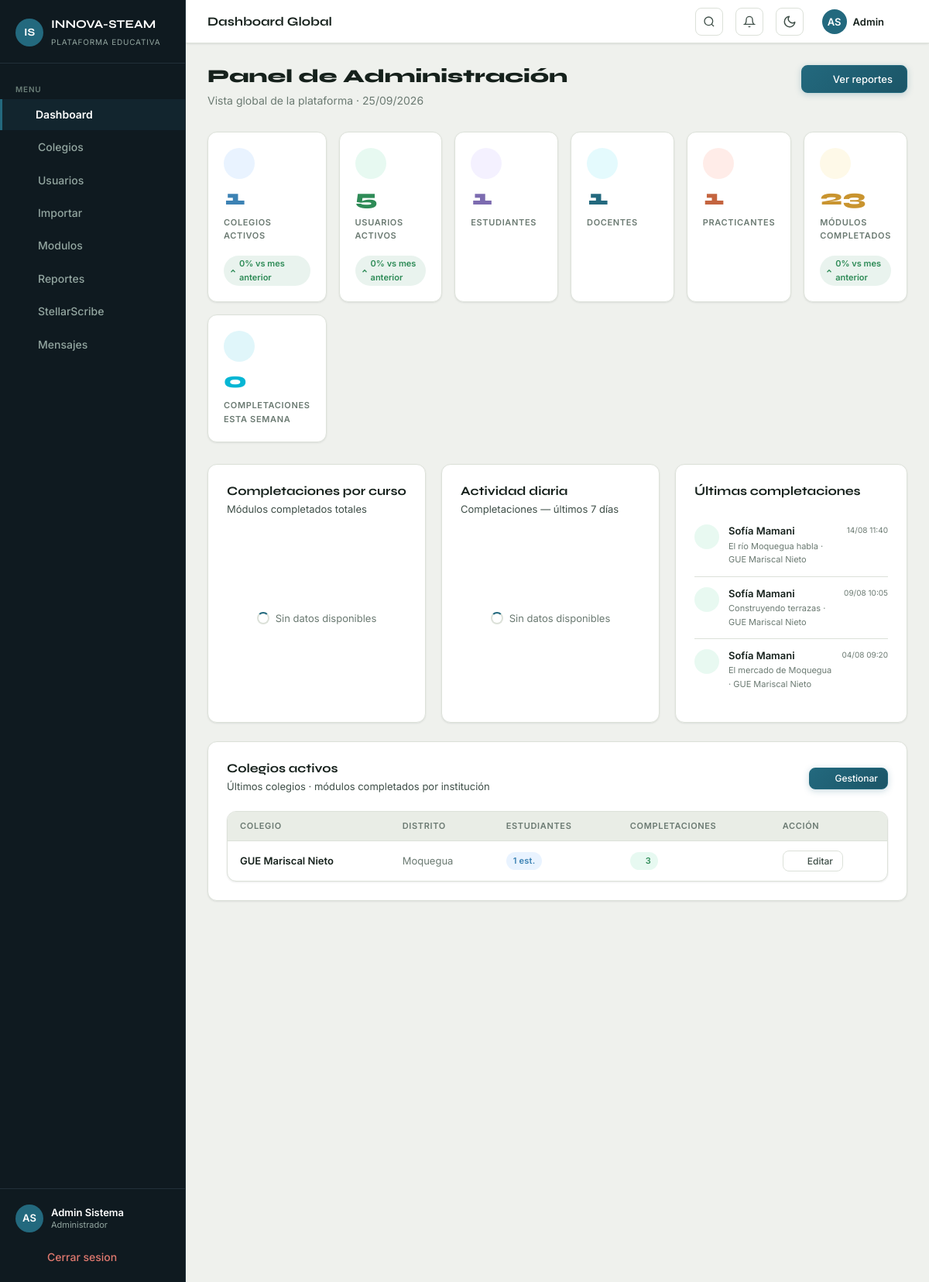
Page /admin/index.php (signed in) on the committed database.
### tables this page shows
CREATE TABLE progreso_estudiante (
  id              INT UNSIGNED AUTO_INCREMENT PRIMARY KEY,
  estudiante_id   INT UNSIGNED NOT NULL,
  modulo_id       INT UNSIGNED NOT NULL,
  paso_actual     TINYINT      NOT NULL DEFAULT 1,
  estrellas_quiz  TINYINT      NOT NULL DEFAULT 0,
  intentos_quiz   TINYINT      NOT NULL DEFAULT 0,
  completado      TINYINT(1)   NOT NULL DEFAULT 0,
  completado_en   TIMESTAMP    NULL,
  UNIQUE KEY uk_progreso (estudiante_id, modulo_id),
  CONSTRAINT fk_prog_estudiante FOREIGN KEY (estudiante_id) REFERENCES usuarios(id) ON DELETE CASCADE,
  CONSTRAINT fk_prog_modulo     FOREIGN KEY (modulo_id)     REFERENCES modulos(id)  ON DELETE CASCADE
);

CREATE TABLE usuarios (
  id              INT UNSIGNED AUTO_INCREMENT PRIMARY KEY,
  nombre          VARCHAR(100) NOT NULL,
  apellido        VARCHAR(100) NOT NULL,
  email           VARCHAR(180) UNIQUE,
  codigo_acceso   VARCHAR(30)  UNIQUE,
  password_hash   VARCHAR(255) NOT NULL,
  rol             ENUM('admin','admin_colegio','docente','practicante','estudiante') NOT NULL,
  colegio_id      INT UNSIGNED,
  universidad     VARCHAR(200),
  telefono_tutor  VARCHAR(30),
  activo          TINYINT(1)   NOT NULL DEFAULT 1,
  created_at      TIMESTAMP    NOT NULL DEFAULT CURRENT_TIMESTAMP,
  CONSTRAINT fk_usuarios_colegio FOREIGN KEY (colegio_id) REFERENCES colegios(id) ON DELETE SET NULL
);

CREATE TABLE modulos (
  id                  INT UNSIGNED AUTO_INCREMENT PRIMARY KEY,
  curso_id            INT UNSIGNED NOT NULL,
  titulo              VARCHAR(200) NOT NULL,
  descripcion         TEXT,
  grado_ciclo         ENUM('ciclo_v','ambos') NOT NULL DEFAULT 'ciclo_v',
  minutos_estimados   INT          NOT NULL DEFAULT 45,
  orden               INT          NOT NULL DEFAULT 0,
  activo              TINYINT(1)   NOT NULL DEFAULT 1,
  created_at          TIMESTAMP    NOT NULL DEFAULT CURRENT_TIMESTAMP,
  CONSTRAINT fk_modulos_curso FOREIGN KEY (curso_id) REFERENCES cursos(id) ON DELETE CASCADE
);

CREATE TABLE colegios (
  id          INT UNSIGNED AUTO_INCREMENT PRIMARY KEY,
  nombre      VARCHAR(200)  NOT NULL,
  distrito    VARCHAR(100)  NOT NULL,
  ugel_codigo VARCHAR(30)   NOT NULL,
  director    VARCHAR(150),
  telefono    VARCHAR(30),
  activo      TINYINT(1)    NOT NULL DEFAULT 1,
  created_at  TIMESTAMP     NOT NULL DEFAULT CURRENT_TIMESTAMP
);

### includes/config.php (called while the page is built, shortened)
<?php
function sanitize(string $val): string
{
    return htmlspecialchars(trim($val), ENT_QUOTES, 'UTF-8');
}

### admin/index.php (the view, shortened to what this page needs)
<?php
require_once __DIR__ . '/../includes/config.php';
$pdo = getDB();
$porRol = [];
$totalUsuarios = 0;
foreach ($pdo->query("SELECT rol, COUNT(*) AS n FROM usuarios WHERE activo=1 GROUP BY rol") as $fila) {
    $porRol[$fila['rol']] = (int)$fila['n'];
    $totalUsuarios += (int)$fila['n'];
}
$stats = [
    'colegios'     => (int)$pdo->query("SELECT COUNT(*) FROM colegios WHERE activo=1")->fetchColumn(),
    'usuarios'     => $totalUsuarios,
    'estudiantes'  => $porRol['estudiante']  ?? 0,
    'docentes'     => $porRol['docente']     ?? 0,
    'practicantes' => $porRol['practicante'] ?? 0,
    'completados'  => (int)$pdo->query("SELECT COUNT(*) FROM progreso_estudiante WHERE completado=1")->fetchColumn(),
];
$prev = [
    'colegios'     => (int)$pdo->query("SELECT COUNT(*) FROM colegios WHERE activo=1 AND created_at < DATE_SUB(NOW(), INTERVAL 30 DAY)")->fetchColumn(),
    'usuarios'     => (int)$pdo->query("SELECT COUNT(*) FROM usuarios WHERE activo=1 AND created_at < DATE_SUB(NOW(), INTERVAL 30 DAY)")->fetchColumn(),
    'completados'  => (int)$pdo->query("SELECT COUNT(*) FROM progreso_estudiante WHERE completado=1 AND completado_en < DATE_SUB(NOW(), INTERVAL 30 DAY)")->fetchColumn(),
];
function trendPct(int $curr, int $prev): array {
    $pct = round(($curr - $prev) / $prev * 100);
    return ['pct' => abs($pct), 'dir' => $pct >= 0 ? 'up' : 'down'];
}
$tColegios    = trendPct($stats['colegios'],    $prev['colegios']);
$tUsuarios    = trendPct($stats['usuarios'],    $prev['usuarios']);
$tCompletados = trendPct($stats['completados'], $prev['completados']);
$actividad = $pdo->query("
    SELECT u.nombre, u.apellido, m.titulo AS modulo, c.nombre AS colegio,
           pe.completado_en
    FROM progreso_estudiante pe
    JOIN usuarios u ON u.id = pe.estudiante_id
    JOIN modulos m ON m.id = pe.modulo_id
    JOIN estudiante_aula ea ON ea.estudiante_id = pe.estudiante_id
    JOIN aulas a ON a.id = ea.aula_id
    JOIN colegios c ON c.id = a.colegio_id
    WHERE pe.completado = 1
    ORDER BY pe.completado_en DESC
    LIMIT 8
")->fetchAll();
$stats['esta_semana'] = (int)$pdo->query("SELECT COUNT(*) FROM progreso_estudiante WHERE completado=1 AND completado_en >= DATE_SUB(NOW(), INTERVAL 7 DAY)")->fetchColumn();
$colegiosRecientes = $pdo->query("
    SELECT col.*,
           COUNT(DISTINCT u.id)   AS total_estudiantes,
           COUNT(DISTINCT pe.id)  AS total_completados
    FROM colegios col
    LEFT JOIN aulas a ON a.colegio_id = col.id
    LEFT JOIN estudiante_aula ea ON ea.aula_id = a.id
    LEFT JOIN usuarios u ON u.id = ea.estudiante_id AND u.rol='estudiante'
    LEFT JOIN progreso_estudiante pe ON pe.estudiante_id = u.id AND pe.completado = 1
    WHERE col.activo = 1
    GROUP BY col.id
    ORDER BY col.created_at DESC
    LIMIT 6
")->fetchAll();
require_once __DIR__ . '/../includes/header.php';
?>
<div class="page-action-header">
  <div>
    <h1 class="page-title">Panel de Administración</h1>
    <p class="page-subtitle">Vista global de la plataforma · <?= date('d/m/Y') ?></p>
  </div>
  <a href="<?= BASE_URL ?>/admin/reportes.php" class="btn btn-primary">
    <i data-lucide="bar-chart-2" style="width:16px;height:16px"></i>
    Ver reportes
  </a>
</div>
<div class="stats-grid-6">
  <div class="stat-card">
    <div class="stat-icon" style="background:rgba(74,158,255,.12);color:var(--blue)">
      <i data-lucide="building-2" style="width:22px;height:22px"></i>
    </div>
    <div class="stat-value" style="color:var(--blue)"><?= $stats['colegios'] ?></div>
    <div class="stat-label">Colegios activos</div>
    <?php if ($tColegios['pct'] !== null): ?>
    <span class="stat-trend <?= $tColegios['dir'] ?>">
      <?php if ($tColegios['dir'] === 'up'): ?>
      <svg viewBox="0 0 24 24" fill="none" stroke="currentColor" stroke-width="3"><polyline points="18 15 12 9 6 15"/></svg>
      <?php else: ?>
      <svg viewBox="0 0 24 24" fill="none" stroke="currentColor" stroke-width="3"><polyline points="6 9 12 15 18 9"/></svg>
      <?php endif; ?>
      <?= $tColegios['pct'] ?>% vs mes anterior
    </span>
    <?php endif; ?>
  </div>
  <div class="stat-card">
    <div class="stat-icon" style="background:rgba(62,207,142,.12);color:var(--green)">
      <i data-lucide="users" style="width:22px;height:22px"></i>
    </div>
    <div class="stat-value" style="color:var(--green)"><?= $stats['usuarios'] ?></div>
    <div class="stat-label">Usuarios activos</div>
    <?php if ($tUsuarios['pct'] !== null): ?>
    <span class="stat-trend <?= $tUsuarios['dir'] ?>">
      <?php if ($tUsuarios['dir'] === 'up'): ?>
      <svg viewBox="0 0 24 24" fill="none" stroke="currentColor" stroke-width="3"><polyline points="18 15 12 9 6 15"/></svg>
      <?php else: ?>
      <svg viewBox="0 0 24 24" fill="none" stroke="currentColor" stroke-width="3"><polyline points="6 9 12 15 18 9"/></svg>
      <?php endif; ?>
      <?= $tUsuarios['pct'] ?>% vs mes anterior
    </span>
    <?php endif; ?>
  </div>
  <div class="stat-card">
    <div class="stat-icon" style="background:rgba(167,139,250,.12);color:var(--purple)">
      <i data-lucide="graduation-cap" style="width:22px;height:22px"></i>
    </div>
    <div class="stat-value" style="color:var(--purple)"><?= $stats['estudiantes'] ?></div>
    <div class="stat-label">Estudiantes</div>
  </div>
  <div class="stat-card">
    <div class="stat-icon" style="background:rgba(34,211,238,.12);color:var(--teal)">
      <i data-lucide="user-check" style="width:22px;height:22px"></i>
    </div>
    <div class="stat-value" style="color:var(--teal)"><?= $stats['docentes'] ?></div>
    <div class="stat-label">Docentes</div>
  </div>
  <div class="stat-card">
    <div class="stat-icon" style="background:rgba(251,99,64,.12);color:var(--coral)">
      <i data-lucide="book-open" style="width:22px;height:22px"></i>
    </div>
    <div class="stat-value" style="color:var(--coral)"><?= $stats['practicantes'] ?></div>
    <div class="stat-label">Practicantes</div>
  </div>
  <div class="stat-card">
    <div class="stat-icon" style="background:rgba(245,200,66,.12);color:var(--gold)">
      <i data-lucide="check-circle-2" style="width:22px;height:22px"></i>
    </div>
    <div class="stat-value" style="color:var(--gold)"><?= $stats['completados'] ?></div>
    <div class="stat-label">Módulos completados</div>
    <?php if ($tCompletados['pct'] !== null): ?>
    <span class="stat-trend <?= $tCompletados['dir'] ?>">
      <?php if ($tCompletados['dir'] === 'up'): ?>
      <svg viewBox="0 0 24 24" fill="none" stroke="currentColor" stroke-width="3"><polyline points="18 15 12 9 6 15"/></svg>
      <?php else: ?>
      <svg viewBox="0 0 24 24" fill="none" stroke="currentColor" stroke-width="3"><polyline points="6 9 12 15 18 9"/></svg>
      <?php endif; ?>
      <?= $tCompletados['pct'] ?>% vs mes anterior
    </span>
    <?php endif; ?>
  </div>
  <div class="stat-card" style="grid-column:span 1">
    <div class="stat-icon" style="background:rgba(6,182,212,.12);color:#06b6d4">
      <i data-lucide="zap" style="width:22px;height:22px"></i>
    </div>
    <div class="stat-value" style="color:#06b6d4"><?= $stats['esta_semana'] ?></div>
    <div class="stat-label">Completaciones esta semana</div>
  </div>
</div>
<div style="display:grid;grid-template-columns:1fr 1fr 300px;gap:20px;margin-bottom:24px">
  <div class="card">
    <div class="card-header">
      <div>
        <h2 class="card-title">Completaciones por curso</h2>
        <p class="card-subtitle">Módulos completados totales</p>
      </div>
    </div>
    <div class="chart-container" style="height:220px;position:relative" id="wrap1">
      <div class="chart-loading" id="load1">Cargando...</div>
    </div>
  </div>
  <div class="card">
    <div class="card-header">
      <div>
        <h2 class="card-title">Actividad diaria</h2>
        <p class="card-subtitle">Completaciones — últimos 7 días</p>
      </div>
    </div>
    <div class="chart-container" style="height:220px;position:relative" id="wrap2">
      <div class="chart-loading" id="load2">Cargando...</div>
    </div>
  </div>
  <div class="card" style="min-width:0">
    <div class="card-header">
      <h2 class="card-title">Últimas completaciones</h2>
    </div>
    <?php if (empty($actividad)): ?>
    <p style="font-size:13px;color:var(--text-muted);padding:8px 0">Sin actividad reciente.</p>
    <?php else: ?>
    <div class="activity-feed">
      <?php foreach ($actividad as $a): ?>
      <div class="activity-item">
        <div class="activity-dot" style="background:rgba(62,207,142,.12);color:var(--green)">
          <i data-lucide="check-circle-2"></i>
        </div>
        <div class="activity-text">
          <div class="activity-title"><?= sanitize($a['nombre'] . ' ' . $a['apellido']) ?></div>
          <div class="activity-meta"><?= sanitize($a['modulo']) ?> · <?= sanitize($a['colegio']) ?></div>
        </div>
        <span style="font-size:10px;color:var(--text-muted);white-space:nowrap;flex-shrink:0">
          <?= isset($a['completado_en']) ? date('d/m H:i', strtotime($a['completado_en'])) : '' ?>
        </span>
      </div>
      <?php endforeach; ?>
    </div>
    <?php endif; ?>
  </div>
</div>
<div class="card mb-24">
  <div class="card-header">
    <div>
      <h2 class="card-title">Colegios activos</h2>
      <p class="card-subtitle">Últimos colegios · módulos completados por institución</p>
    </div>
    <a href="<?= BASE_URL ?>/admin/colegios.php" class="btn btn-primary btn-sm">
      <i data-lucide="settings" style="width:14px;height:14px"></i>
      Gestionar
    </a>
  </div>
  <div class="table-wrapper">
    <table>
      <thead>
        <tr>
          <th>Colegio</th>
          <th>Distrito</th>
          <th>Estudiantes</th>
          <th>Completaciones</th>
          <th>Acción</th>
        </tr>
      </thead>
      <tbody>
        <?php if (empty($colegiosRecientes)): ?>
        <tr><td colspan="5" style="text-align:center;padding:32px;color:var(--text-muted)">Sin colegios registrados</td></tr>
        <?php else: ?>
        <?php foreach ($colegiosRecientes as $col): ?>
        <tr>
          <td style="font-weight:600"><?= sanitize($col['nombre']) ?></td>
          <td style="color:var(--text-muted)"><?= sanitize($col['distrito']) ?></td>
          <td><span class="badge" style="background:rgba(74,158,255,.12);color:var(--blue)"><?= (int)$col['total_estudiantes'] ?> est.</span></td>
          <td>
            <span class="badge" style="background:rgba(62,207,142,.12);color:var(--green)">
              <i data-lucide="check" style="width:11px;height:11px"></i>
              <?= (int)$col['total_completados'] ?>
            </span>
          </td>
          <td>
            <a href="<?= BASE_URL ?>/admin/colegios.php?edit=<?= (int)$col['id'] ?>" class="btn btn-ghost btn-sm">
              <i data-lucide="pencil" style="width:13px;height:13px"></i>
              Editar
            </a>
          </td>
        </tr>
        <?php endforeach; ?>
        <?php endif; ?>
      </tbody>
    </table>
  </div>
</div>
<div style="display:grid;grid-template-columns:1fr 1fr;gap:20px;margin-bottom:24px">
</div>
<?php require_once __DIR__ . '/../includes/footer.php'; ?>

### assets/css/motion.css (style rules this page uses)
.reveal-ready [data-reveal] { opacity: 0; transform: translateY(14px); }
.reveal-ready [data-reveal].is-visible { opacity: 1; transform: none; transition: opacity .45s cubic-bezier(.22, 1, .36, 1), transform .45s cubic-bezier(.22, 1, .36, 1); transition-delay: var(--reveal-delay, 0ms); }
.stat-value, .ring-label, td.num, .tabular { font-variant-numeric: tabular-nums; }
.stat-card { position: relative; }
.stat-card::before { content: ''; position: absolute; top: 0; left: 0; right: 0; height: 2px; background: var(--accent); border-radius: var(--radius) var(--radius) 0 0; transform: scaleX(0); transform-origin: left; transition: transform .3s cubic-bezier(.22, 1, .36, 1); }
:where(a, button, input, select, textarea, [tabindex]):focus-visible { outline: 2px solid var(--accent); outline-offset: 2px; border-radius: 4px; }

### rows in the picture
progreso_estudiante: estudiante.apellido "Sofía Mamani", modulo.titulo "El río Moquegua habla", colegios.nombre "GUE Mariscal Nieto", completado_en "14/08 11:40"
progreso_estudiante: estudiante.apellido "Sofía Mamani", modulo.titulo "Construyendo terrazas", colegios.nombre "GUE Mariscal Nieto", completado_en "09/08 10:05"
progreso_estudiante: estudiante.apellido "Sofía Mamani", modulo.titulo "El mercado de Moquegua", colegios.nombre "GUE Mariscal Nieto", completado_en "04/08 09:20"
colegios: nombre "GUE Mariscal Nieto", distrito "Moquegua", total_estudiantes "1", total_completados "3"

### other values in the picture
$item['label'] "Dashboard"
$item['label'] "Colegios"
$item['label'] "Usuarios"
$item['label'] "Importar"
$item['label'] "Modulos"
$item['label'] "Reportes"
$item['label'] "StellarScribe"
$item['label'] "Mensajes"
$initials "AS"
$rolLabel "Administrador"
$pageTitle "Dashboard Global"
$user['nombre'] "Admin"
$stats['colegios'] "1"
$tColegios['pct'] "0"
$stats['usuarios'] "5"
